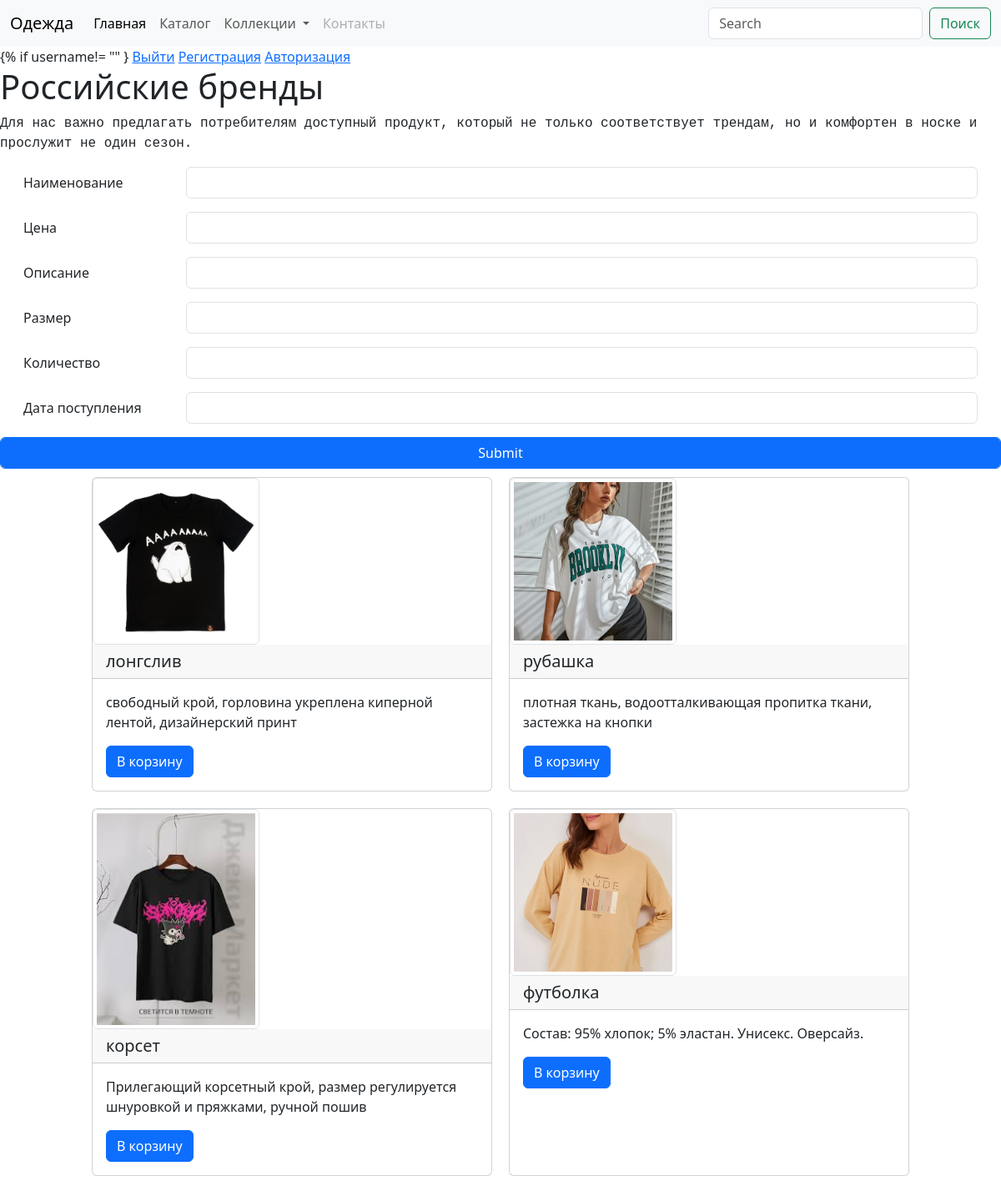
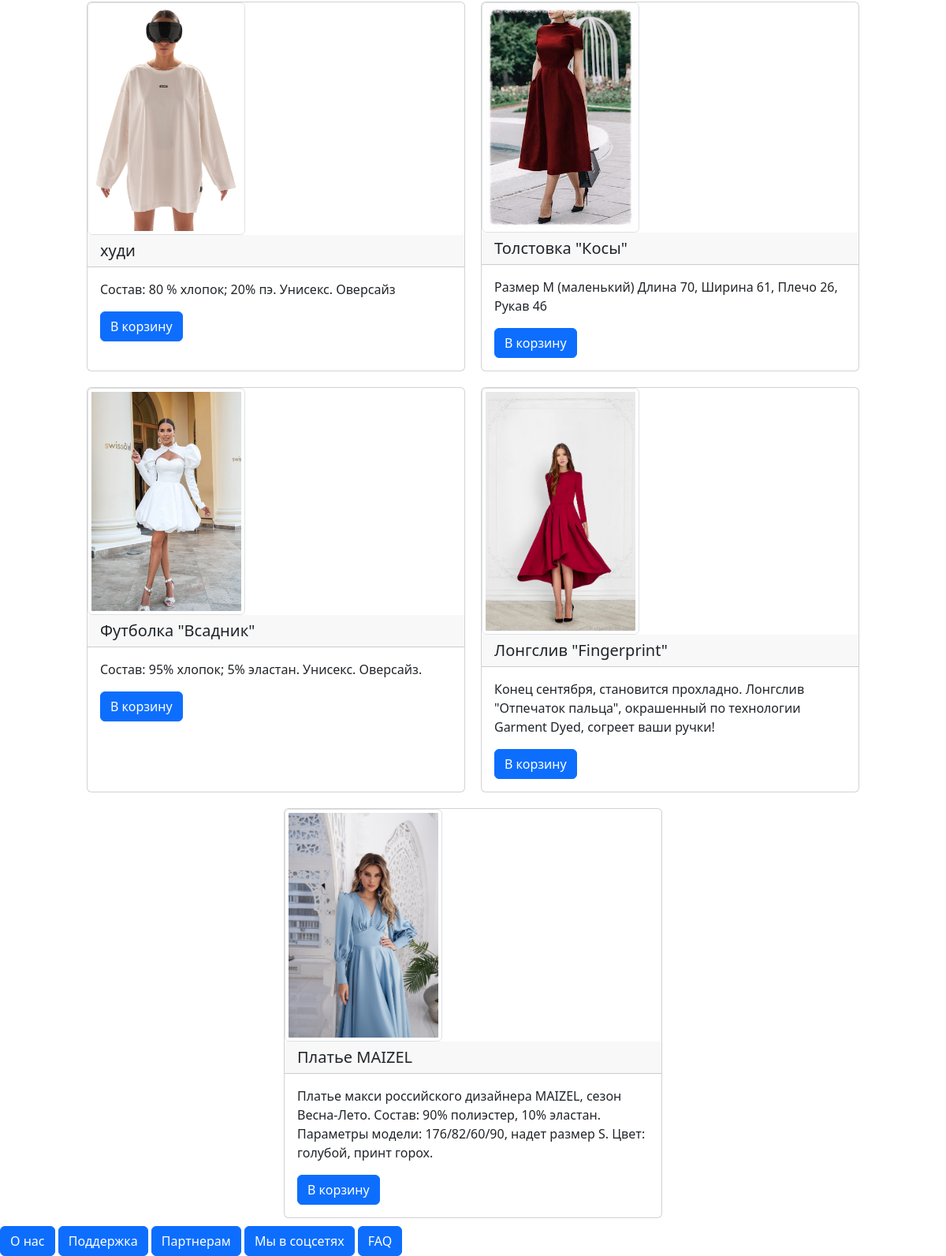
Page /index/ (signed in) on the committed database (2 pictures, top to bottom).
### myapp/models.py (models this page shows, shortened)
class wear(models.Model):
    name = models.CharField(max_length=100, verbose_name="Наименование")
    cost = models.IntegerField(verbose_name="Цена")
    description = models.CharField(max_length=200, verbose_name="Описание")
    size = models.CharField(max_length=10, verbose_name="Размер")
    count = models.IntegerField(verbose_name="Количество")
    dod = models.DateField(auto_now=True, verbose_name="Дата поступления")
    pic = models.ImageField(upload_to="myapp/static/img", blank=True)
    Size = models.ForeignKey(
        "Size", on_delete=models.CASCADE, blank=True, null=True, default=1)
    textile = models.ForeignKey(
        "textile", on_delete=models.CASCADE, blank=True, null=True, default=1)

### myapp/views.py (the view)
# urls.py: path('index/', index),
def index(request):
    name = request.session.get("is_auth", "Не авторизован")
    if name != "Не авторизован":
        res = wear.objects.all()
        if request.method == "POST":
            data = request.POST
            new = wear(name=data["field1"], cost=data["field2"],
                       description=data["field3"], size=data["field4"], count=data["field5"])
            new.save()
            return render(request, 'index.html', {"wear": res, "username": name})
        else:
            return render(request, 'index.html', {"wear": res,  "username": name})
    else:
        return render(request, 'index.html')

### myapp/templates/index.html (shortened to what this page needs)
<!DOCTYPE html>
<html lang="en">
{% load static %}
<head>
    <link href="https://cdn.jsdelivr.net/npm/bootstrap@5.3.3/dist/css/bootstrap.min.css" rel="stylesheet"
>
</head>
<body>
    <nav class="navbar navbar-expand-lg bg-body-tertiary">
        <div class="container-fluid">
            <a class="navbar-brand" href="index/">Одежда</a>
            <div class="collapse navbar-collapse" id="navbarSupportedContent">
                <ul class="navbar-nav me-auto mb-2 mb-lg-0">
                    <li class="nav-item">
                        <a class="nav-link active" aria-current="page" href="#">Главная</a>
                    </li>
                    <li class="nav-item">
                        <a class="nav-link" href="#">Каталог</a>
                    </li>
                    <li class="nav-item dropdown">
                        <a class="nav-link dropdown-toggle" href="#" role="button" data-bs-toggle="dropdown"
                            aria-expanded="false">
                            Коллекции
                        </a>
                    </li>
                    <li class="nav-item">
                        <a class="nav-link disabled" aria-disabled="true">Контакты</a>
                    </li>
                </ul>
                <form class="d-flex" role="search">
                    <input class="form-control me-2" type="search" placeholder="Search" aria-label="поиск">
                    <button class="btn btn-outline-success" type="submit">Поиск</button>
                </form>
            </div>
        </div>
    </nav>
    {% if username!= "" }
    <a href="/log_out">Выйти</a>
    <a href="/reg">Регистрация</a>
    <a href="/auth">Авторизация</a>
    <h1>Российские бренды</h1>
    <p class="font-monospace">Для нас важно предлагать потребителям доступный продукт, который не только соответствует
        трендам, но и комфортен в носке и прослужит не один сезон.</p>
    <form action="" method="POST">
        <div class="form-group row m-3">
            <label for="exampleInputField1" class="col-sm-2 col-form-label">Наименование</label>
            <div class="col-sm-10">
                <input type="text" class="form-control" name="field1">
            </div>
        </div>
        <div class="form-group row m-3">
            <label for="exampleInputField2" class="col-sm-2 col-form-label">Цена</label>
            <div class="col-sm-10">
                <input type="text" class="form-control" name="field2">
            </div>
        </div>
        <div class="form-group row m-3">
            <label for="exampleInputField3" class="col-sm-2 col-form-label">Описание</label>
            <div class="col-sm-10">
                <input type="text" class="form-control" name="field3">
            </div>
        </div>
        <div class="form-group row m-3">
            <label for="exampleInputField4" class="col-sm-2 col-form-label">Размер</label>
            <div class="col-sm-10">
                <input type="text" class="form-control" name="field4">
            </div>
        </div>
        <div class="form-group row m-3">
            <label for="exampleInputField5" class="col-sm-2 col-form-label">Количество</label>
            <div class="col-sm-10">
                <input type="text" class="form-control" name="field5">
            </div>
        </div>
        <div class="form-group row m-3">
            <label for="exampleInputField6" class="col-sm-2 col-form-label">Дата поступления</label>
            <div class="col-sm-10">
                <input type="text" class="form-control" name="field6">
            </div>
        </div>
        <input type="submit" class="form-control btn btn-primary" name="ok">
    </form>
    <div style="display: flex; flex-wrap: wrap; justify-content: center;">
        {%for i in wear%}
        <div class="card" style="width: 40%; margin: 10px;">
            <img src="{% static i.pic|cut:'myapp/static/' %}" class="img-thumbnail" width="200x200" alt="...">
            <h5 class="card-header">{{i.name}}</h5>
            <div class="card-body">
                <p class="card-text">{{i.description}}</p>
                <a href="basket/" class="btn btn-primary">В корзину</a>
            </div>
        </div>
        {% endfor %}
    </div>
    <a class="btn btn-primary" href="#" role="button">О нас</a>
    <button class="btn btn-primary" type="submit">Поддержка</button>
    <input class="btn btn-primary" type="button" value="Партнерам">
    <input class="btn btn-primary" type="submit" value="Мы в соцсетях">
    <input class="btn btn-primary" type="reset" value="FAQ">
</body>
</html>

### rows in the picture
wear: pic (picture), name "лонгслив", description "свободный крой, горловина укреплена киперной лентой, дизайнерский принт"
wear: pic (picture), name "рубашка", description "плотная ткань, водоотталкивающая пропитка ткани, застежка на кнопки"
wear: pic (picture), name "корсет", description "Прилегающий корсетный крой, размер регулируется шнуровкой и пряжками, ручной пошив"
wear: pic (picture), name "футболка", description "Состав: 95% хлопок; 5% эластан. Унисекс. Оверсайз."
wear: pic (picture), name "худи", description "Состав: 80 % хлопок; 20% пэ. Унисекс. Оверсайз"
wear: pic (picture), name "Толстовка \"Косы\"", description "Размер М (маленький) Длина 70, Ширина 61, Плечо 26, Рукав 46"
wear: pic (picture), name "Футболка \"Всадник\"", description "Состав: 95% хлопок; 5% эластан. Унисекс. Оверсайз."
wear: pic (picture), name "Лонгслив \"Fingerprint\"", description "Конец сентября, становится прохладно. Лонгслив \"Отпечаток пальца\", окрашенный по технологии Garment Dyed, согреет ваши ручки!"
wear: pic (picture), name "Платье MAIZEL", description "Платье макси российского дизайнера MAIZEL, сезон Весна-Лето. Состав: 90% полиэстер, 10% эластан. Параметры модели: 176/82/60/90, надет размер S. Цвет: голубой, принт горох."
